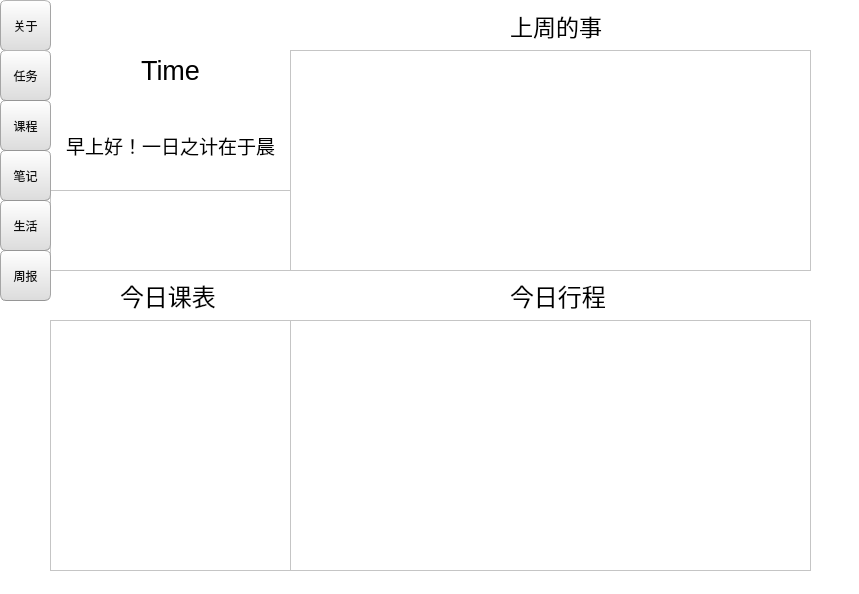
<?xml version="1.0" encoding="UTF-8"?>
<ui version="4.0">
 <class>MainWindow</class>
 <widget class="QMainWindow" name="MainWindow">
  <property name="geometry">
   <rect>
    <x>0</x>
    <y>0</y>
    <width>859</width>
    <height>594</height>
   </rect>
  </property>
  <property name="windowTitle">
   <string>MainWindow</string>
  </property>
  <property name="styleSheet">
   <string notr="true">
background-color: rgb(255, 255, 255);
</string>
  </property>
  <widget class="QWidget" name="centralwidget">
   <widget class="QLabel" name="hellolabel">
    <property name="geometry">
     <rect>
      <x>60</x>
      <y>110</y>
      <width>221</width>
      <height>71</height>
     </rect>
    </property>
    <property name="font">
     <font>
      <pointsize>16</pointsize>
     </font>
    </property>
    <property name="text">
     <string>&lt;html&gt;&lt;head/&gt;&lt;body&gt;&lt;p align=&quot;center&quot;&gt;&lt;span style=&quot; font-size:14pt;&quot;&gt;早上好！一日之计在于晨&lt;/span&gt;&lt;/p&gt;&lt;/body&gt;&lt;/html&gt;</string>
    </property>
   </widget>
   <widget class="QTextBrowser" name="picturetextBrowser">
    <property name="geometry">
     <rect>
      <x>50</x>
      <y>190</y>
      <width>241</width>
      <height>81</height>
     </rect>
    </property>
    <property name="html">
     <string>&lt;!DOCTYPE HTML PUBLIC &quot;-//W3C//DTD HTML 4.0//EN&quot; &quot;http://www.w3.org/TR/REC-html40/strict.dtd&quot;&gt;
&lt;html&gt;&lt;head&gt;&lt;meta name=&quot;qrichtext&quot; content=&quot;1&quot; /&gt;&lt;meta charset=&quot;utf-8&quot; /&gt;&lt;style type=&quot;text/css&quot;&gt;
p, li { white-space: pre-wrap; }
hr { height: 1px; border-width: 0; }
li.unchecked::marker { content: &quot;\2610&quot;; }
li.checked::marker { content: &quot;\2612&quot;; }
&lt;/style&gt;&lt;/head&gt;&lt;body style=&quot; font-family:'Microsoft YaHei UI'; font-size:9pt; font-weight:400; font-style:normal;&quot;&gt;
&lt;p style=&quot;-qt-paragraph-type:empty; margin-top:0px; margin-bottom:0px; margin-left:0px; margin-right:0px; -qt-block-indent:0; text-indent:0px;&quot;&gt;&lt;br /&gt;&lt;/p&gt;&lt;/body&gt;&lt;/html&gt;</string>
    </property>
   </widget>
   <widget class="QLabel" name="classlabel">
    <property name="geometry">
     <rect>
      <x>120</x>
      <y>280</y>
      <width>101</width>
      <height>31</height>
     </rect>
    </property>
    <property name="font">
     <font>
      <pointsize>18</pointsize>
     </font>
    </property>
    <property name="text">
     <string>今日课表</string>
    </property>
   </widget>
   <widget class="QLabel" name="arrangelabel">
    <property name="geometry">
     <rect>
      <x>510</x>
      <y>280</y>
      <width>111</width>
      <height>31</height>
     </rect>
    </property>
    <property name="font">
     <font>
      <pointsize>18</pointsize>
     </font>
    </property>
    <property name="text">
     <string>今日行程</string>
    </property>
   </widget>
   <widget class="QPushButton" name="aboutpushButton">
    <property name="geometry">
     <rect>
      <x>0</x>
      <y>0</y>
      <width>51</width>
      <height>51</height>
     </rect>
    </property>
    <property name="styleSheet">
     <string notr="true">
QPushButton{
	color:rgb(17,17,17);
	border-width: 1px;
	border-radius: 6px;
	border-bottom-color: rgb(150,150,150);
	border-right-color: rgb(165,165,165);
	border-left-color: rgb(165,165,165);
	border-top-color: rgb(180,180,180);
	border-style: solid;
	padding: 4px;
	background-color: qlineargradient(spread:pad, x1:0.5, y1:1, x2:0.5, y2:0, stop:0 rgba(220, 220, 220, 255), stop:1 rgba(255, 255, 255, 255));
}
QPushButton:hover{
	color:rgb(17,17,17);
	border-width: 1px;
	border-radius:6px;
	border-top-color: rgb(255,150,60);
	border-right-color: qlineargradient(spread:pad, x1:0, y1:1, x2:1, y2:0, stop:0 rgba(200, 70, 20, 255), stop:1 rgba(255,150,60, 255));
	border-left-color:  qlineargradient(spread:pad, x1:1, y1:0, x2:0, y2:0, stop:0 rgba(200, 70, 20, 255), stop:1 rgba(255,150,60, 255));
	border-bottom-color: rgb(200,70,20);
	border-style: solid;
	padding: 2px;
	background-color: qlineargradient(spread:pad, x1:0.5, y1:1, x2:0.5, y2:0, stop:0 rgba(220, 220, 220, 255), stop:1 rgba(255, 255, 255, 255));
}
QPushButton:default{
	color:rgb(17,17,17);
	border-width: 1px;
	border-radius:6px;
	border-top-color: rgb(255,150,60);
	border-right-color: qlineargradient(spread:pad, x1:0, y1:1, x2:1, y2:0, stop:0 rgba(200, 70, 20, 255), stop:1 rgba(255,150,60, 255));
	border-left-color:  qlineargradient(spread:pad, x1:1, y1:0, x2:0, y2:0, stop:0 rgba(200, 70, 20, 255), stop:1 rgba(255,150,60, 255));
	border-bottom-color: rgb(200,70,20);
	border-style: solid;
	padding: 2px;
	background-color: qlineargradient(spread:pad, x1:0.5, y1:1, x2:0.5, y2:0, stop:0 rgba(220, 220, 220, 255), stop:1 rgba(255, 255, 255, 255));
}
QPushButton:pressed{
	color:rgb(17,17,17);
	border-width: 1px;
	border-radius: 6px;
	border-width: 1px;
	border-top-color: rgba(255,150,60,200);
	border-right-color: qlineargradient(spread:pad, x1:0, y1:1, x2:1, y2:0, stop:0 rgba(200, 70, 20, 255), stop:1 rgba(255,150,60, 200));
	border-left-color:  qlineargradient(spread:pad, x1:1, y1:0, x2:0, y2:0, stop:0 rgba(200, 70, 20, 255), stop:1 rgba(255,150,60, 200));
	border-bottom-color: rgba(200,70,20,200);
	border-style: solid;
	padding: 2px;
	background-color: qlineargradient(spread:pad, x1:0.5, y1:0, x2:0.5, y2:1, stop:0 rgba(220, 220, 220, 255), stop:1 rgba(255, 255, 255, 255));
}
QPushButton:disabled{
	color:rgb(174,167,159);
	border-width: 1px;
	border-radius: 6px;
	background-color: qlineargradient(spread:pad, x1:0.5, y1:1, x2:0.5, y2:0, stop:0 rgba(200, 200, 200, 255), stop:1 rgba(230, 230, 230, 255));
}
</string>
    </property>
    <property name="text">
     <string>关于</string>
    </property>
   </widget>
   <widget class="QPushButton" name="weekreportpushButton">
    <property name="geometry">
     <rect>
      <x>0</x>
      <y>250</y>
      <width>51</width>
      <height>51</height>
     </rect>
    </property>
    <property name="styleSheet">
     <string notr="true">QPushButton{
	color:rgb(17,17,17);
	border-width: 1px;
	border-radius: 6px;
	border-bottom-color: rgb(150,150,150);
	border-right-color: rgb(165,165,165);
	border-left-color: rgb(165,165,165);
	border-top-color: rgb(180,180,180);
	border-style: solid;
	padding: 4px;
	background-color: qlineargradient(spread:pad, x1:0.5, y1:1, x2:0.5, y2:0, stop:0 rgba(220, 220, 220, 255), stop:1 rgba(255, 255, 255, 255));
}
QPushButton:hover{
	color:rgb(17,17,17);
	border-width: 1px;
	border-radius:6px;
	border-top-color: rgb(255,150,60);
	border-right-color: qlineargradient(spread:pad, x1:0, y1:1, x2:1, y2:0, stop:0 rgba(200, 70, 20, 255), stop:1 rgba(255,150,60, 255));
	border-left-color:  qlineargradient(spread:pad, x1:1, y1:0, x2:0, y2:0, stop:0 rgba(200, 70, 20, 255), stop:1 rgba(255,150,60, 255));
	border-bottom-color: rgb(200,70,20);
	border-style: solid;
	padding: 2px;
	background-color: qlineargradient(spread:pad, x1:0.5, y1:1, x2:0.5, y2:0, stop:0 rgba(220, 220, 220, 255), stop:1 rgba(255, 255, 255, 255));
}
QPushButton:default{
	color:rgb(17,17,17);
	border-width: 1px;
	border-radius:6px;
	border-top-color: rgb(255,150,60);
	border-right-color: qlineargradient(spread:pad, x1:0, y1:1, x2:1, y2:0, stop:0 rgba(200, 70, 20, 255), stop:1 rgba(255,150,60, 255));
	border-left-color:  qlineargradient(spread:pad, x1:1, y1:0, x2:0, y2:0, stop:0 rgba(200, 70, 20, 255), stop:1 rgba(255,150,60, 255));
	border-bottom-color: rgb(200,70,20);
	border-style: solid;
	padding: 2px;
	background-color: qlineargradient(spread:pad, x1:0.5, y1:1, x2:0.5, y2:0, stop:0 rgba(220, 220, 220, 255), stop:1 rgba(255, 255, 255, 255));
}
QPushButton:pressed{
	color:rgb(17,17,17);
	border-width: 1px;
	border-radius: 6px;
	border-width: 1px;
	border-top-color: rgba(255,150,60,200);
	border-right-color: qlineargradient(spread:pad, x1:0, y1:1, x2:1, y2:0, stop:0 rgba(200, 70, 20, 255), stop:1 rgba(255,150,60, 200));
	border-left-color:  qlineargradient(spread:pad, x1:1, y1:0, x2:0, y2:0, stop:0 rgba(200, 70, 20, 255), stop:1 rgba(255,150,60, 200));
	border-bottom-color: rgba(200,70,20,200);
	border-style: solid;
	padding: 2px;
	background-color: qlineargradient(spread:pad, x1:0.5, y1:0, x2:0.5, y2:1, stop:0 rgba(220, 220, 220, 255), stop:1 rgba(255, 255, 255, 255));
}
QPushButton:disabled{
	color:rgb(174,167,159);
	border-width: 1px;
	border-radius: 6px;
	background-color: qlineargradient(spread:pad, x1:0.5, y1:1, x2:0.5, y2:0, stop:0 rgba(200, 200, 200, 255), stop:1 rgba(230, 230, 230, 255));
}
</string>
    </property>
    <property name="text">
     <string>周报</string>
    </property>
   </widget>
   <widget class="QPushButton" name="lifepushButton">
    <property name="geometry">
     <rect>
      <x>0</x>
      <y>200</y>
      <width>51</width>
      <height>51</height>
     </rect>
    </property>
    <property name="styleSheet">
     <string notr="true">QPushButton{
	color:rgb(17,17,17);
	border-width: 1px;
	border-radius: 6px;
	border-bottom-color: rgb(150,150,150);
	border-right-color: rgb(165,165,165);
	border-left-color: rgb(165,165,165);
	border-top-color: rgb(180,180,180);
	border-style: solid;
	padding: 4px;
	background-color: qlineargradient(spread:pad, x1:0.5, y1:1, x2:0.5, y2:0, stop:0 rgba(220, 220, 220, 255), stop:1 rgba(255, 255, 255, 255));
}
QPushButton:hover{
	color:rgb(17,17,17);
	border-width: 1px;
	border-radius:6px;
	border-top-color: rgb(255,150,60);
	border-right-color: qlineargradient(spread:pad, x1:0, y1:1, x2:1, y2:0, stop:0 rgba(200, 70, 20, 255), stop:1 rgba(255,150,60, 255));
	border-left-color:  qlineargradient(spread:pad, x1:1, y1:0, x2:0, y2:0, stop:0 rgba(200, 70, 20, 255), stop:1 rgba(255,150,60, 255));
	border-bottom-color: rgb(200,70,20);
	border-style: solid;
	padding: 2px;
	background-color: qlineargradient(spread:pad, x1:0.5, y1:1, x2:0.5, y2:0, stop:0 rgba(220, 220, 220, 255), stop:1 rgba(255, 255, 255, 255));
}
QPushButton:default{
	color:rgb(17,17,17);
	border-width: 1px;
	border-radius:6px;
	border-top-color: rgb(255,150,60);
	border-right-color: qlineargradient(spread:pad, x1:0, y1:1, x2:1, y2:0, stop:0 rgba(200, 70, 20, 255), stop:1 rgba(255,150,60, 255));
	border-left-color:  qlineargradient(spread:pad, x1:1, y1:0, x2:0, y2:0, stop:0 rgba(200, 70, 20, 255), stop:1 rgba(255,150,60, 255));
	border-bottom-color: rgb(200,70,20);
	border-style: solid;
	padding: 2px;
	background-color: qlineargradient(spread:pad, x1:0.5, y1:1, x2:0.5, y2:0, stop:0 rgba(220, 220, 220, 255), stop:1 rgba(255, 255, 255, 255));
}
QPushButton:pressed{
	color:rgb(17,17,17);
	border-width: 1px;
	border-radius: 6px;
	border-width: 1px;
	border-top-color: rgba(255,150,60,200);
	border-right-color: qlineargradient(spread:pad, x1:0, y1:1, x2:1, y2:0, stop:0 rgba(200, 70, 20, 255), stop:1 rgba(255,150,60, 200));
	border-left-color:  qlineargradient(spread:pad, x1:1, y1:0, x2:0, y2:0, stop:0 rgba(200, 70, 20, 255), stop:1 rgba(255,150,60, 200));
	border-bottom-color: rgba(200,70,20,200);
	border-style: solid;
	padding: 2px;
	background-color: qlineargradient(spread:pad, x1:0.5, y1:0, x2:0.5, y2:1, stop:0 rgba(220, 220, 220, 255), stop:1 rgba(255, 255, 255, 255));
}
QPushButton:disabled{
	color:rgb(174,167,159);
	border-width: 1px;
	border-radius: 6px;
	background-color: qlineargradient(spread:pad, x1:0.5, y1:1, x2:0.5, y2:0, stop:0 rgba(200, 200, 200, 255), stop:1 rgba(230, 230, 230, 255));
}
</string>
    </property>
    <property name="text">
     <string>生活</string>
    </property>
   </widget>
   <widget class="QPushButton" name="notepushButton">
    <property name="geometry">
     <rect>
      <x>0</x>
      <y>150</y>
      <width>51</width>
      <height>51</height>
     </rect>
    </property>
    <property name="styleSheet">
     <string notr="true">QPushButton{
	color:rgb(17,17,17);
	border-width: 1px;
	border-radius: 6px;
	border-bottom-color: rgb(150,150,150);
	border-right-color: rgb(165,165,165);
	border-left-color: rgb(165,165,165);
	border-top-color: rgb(180,180,180);
	border-style: solid;
	padding: 4px;
	background-color: qlineargradient(spread:pad, x1:0.5, y1:1, x2:0.5, y2:0, stop:0 rgba(220, 220, 220, 255), stop:1 rgba(255, 255, 255, 255));
}
QPushButton:hover{
	color:rgb(17,17,17);
	border-width: 1px;
	border-radius:6px;
	border-top-color: rgb(255,150,60);
	border-right-color: qlineargradient(spread:pad, x1:0, y1:1, x2:1, y2:0, stop:0 rgba(200, 70, 20, 255), stop:1 rgba(255,150,60, 255));
	border-left-color:  qlineargradient(spread:pad, x1:1, y1:0, x2:0, y2:0, stop:0 rgba(200, 70, 20, 255), stop:1 rgba(255,150,60, 255));
	border-bottom-color: rgb(200,70,20);
	border-style: solid;
	padding: 2px;
	background-color: qlineargradient(spread:pad, x1:0.5, y1:1, x2:0.5, y2:0, stop:0 rgba(220, 220, 220, 255), stop:1 rgba(255, 255, 255, 255));
}
QPushButton:default{
	color:rgb(17,17,17);
	border-width: 1px;
	border-radius:6px;
	border-top-color: rgb(255,150,60);
	border-right-color: qlineargradient(spread:pad, x1:0, y1:1, x2:1, y2:0, stop:0 rgba(200, 70, 20, 255), stop:1 rgba(255,150,60, 255));
	border-left-color:  qlineargradient(spread:pad, x1:1, y1:0, x2:0, y2:0, stop:0 rgba(200, 70, 20, 255), stop:1 rgba(255,150,60, 255));
	border-bottom-color: rgb(200,70,20);
	border-style: solid;
	padding: 2px;
	background-color: qlineargradient(spread:pad, x1:0.5, y1:1, x2:0.5, y2:0, stop:0 rgba(220, 220, 220, 255), stop:1 rgba(255, 255, 255, 255));
}
QPushButton:pressed{
	color:rgb(17,17,17);
	border-width: 1px;
	border-radius: 6px;
	border-width: 1px;
	border-top-color: rgba(255,150,60,200);
	border-right-color: qlineargradient(spread:pad, x1:0, y1:1, x2:1, y2:0, stop:0 rgba(200, 70, 20, 255), stop:1 rgba(255,150,60, 200));
	border-left-color:  qlineargradient(spread:pad, x1:1, y1:0, x2:0, y2:0, stop:0 rgba(200, 70, 20, 255), stop:1 rgba(255,150,60, 200));
	border-bottom-color: rgba(200,70,20,200);
	border-style: solid;
	padding: 2px;
	background-color: qlineargradient(spread:pad, x1:0.5, y1:0, x2:0.5, y2:1, stop:0 rgba(220, 220, 220, 255), stop:1 rgba(255, 255, 255, 255));
}
QPushButton:disabled{
	color:rgb(174,167,159);
	border-width: 1px;
	border-radius: 6px;
	background-color: qlineargradient(spread:pad, x1:0.5, y1:1, x2:0.5, y2:0, stop:0 rgba(200, 200, 200, 255), stop:1 rgba(230, 230, 230, 255));
}
</string>
    </property>
    <property name="text">
     <string>笔记</string>
    </property>
   </widget>
   <widget class="QPushButton" name="classpushButton">
    <property name="geometry">
     <rect>
      <x>0</x>
      <y>100</y>
      <width>51</width>
      <height>51</height>
     </rect>
    </property>
    <property name="styleSheet">
     <string notr="true">QPushButton{
	color:rgb(17,17,17);
	border-width: 1px;
	border-radius: 6px;
	border-bottom-color: rgb(150,150,150);
	border-right-color: rgb(165,165,165);
	border-left-color: rgb(165,165,165);
	border-top-color: rgb(180,180,180);
	border-style: solid;
	padding: 4px;
	background-color: qlineargradient(spread:pad, x1:0.5, y1:1, x2:0.5, y2:0, stop:0 rgba(220, 220, 220, 255), stop:1 rgba(255, 255, 255, 255));
}
QPushButton:hover{
	color:rgb(17,17,17);
	border-width: 1px;
	border-radius:6px;
	border-top-color: rgb(255,150,60);
	border-right-color: qlineargradient(spread:pad, x1:0, y1:1, x2:1, y2:0, stop:0 rgba(200, 70, 20, 255), stop:1 rgba(255,150,60, 255));
	border-left-color:  qlineargradient(spread:pad, x1:1, y1:0, x2:0, y2:0, stop:0 rgba(200, 70, 20, 255), stop:1 rgba(255,150,60, 255));
	border-bottom-color: rgb(200,70,20);
	border-style: solid;
	padding: 2px;
	background-color: qlineargradient(spread:pad, x1:0.5, y1:1, x2:0.5, y2:0, stop:0 rgba(220, 220, 220, 255), stop:1 rgba(255, 255, 255, 255));
}
QPushButton:default{
	color:rgb(17,17,17);
	border-width: 1px;
	border-radius:6px;
	border-top-color: rgb(255,150,60);
	border-right-color: qlineargradient(spread:pad, x1:0, y1:1, x2:1, y2:0, stop:0 rgba(200, 70, 20, 255), stop:1 rgba(255,150,60, 255));
	border-left-color:  qlineargradient(spread:pad, x1:1, y1:0, x2:0, y2:0, stop:0 rgba(200, 70, 20, 255), stop:1 rgba(255,150,60, 255));
	border-bottom-color: rgb(200,70,20);
	border-style: solid;
	padding: 2px;
	background-color: qlineargradient(spread:pad, x1:0.5, y1:1, x2:0.5, y2:0, stop:0 rgba(220, 220, 220, 255), stop:1 rgba(255, 255, 255, 255));
}
QPushButton:pressed{
	color:rgb(17,17,17);
	border-width: 1px;
	border-radius: 6px;
	border-width: 1px;
	border-top-color: rgba(255,150,60,200);
	border-right-color: qlineargradient(spread:pad, x1:0, y1:1, x2:1, y2:0, stop:0 rgba(200, 70, 20, 255), stop:1 rgba(255,150,60, 200));
	border-left-color:  qlineargradient(spread:pad, x1:1, y1:0, x2:0, y2:0, stop:0 rgba(200, 70, 20, 255), stop:1 rgba(255,150,60, 200));
	border-bottom-color: rgba(200,70,20,200);
	border-style: solid;
	padding: 2px;
	background-color: qlineargradient(spread:pad, x1:0.5, y1:0, x2:0.5, y2:1, stop:0 rgba(220, 220, 220, 255), stop:1 rgba(255, 255, 255, 255));
}
QPushButton:disabled{
	color:rgb(174,167,159);
	border-width: 1px;
	border-radius: 6px;
	background-color: qlineargradient(spread:pad, x1:0.5, y1:1, x2:0.5, y2:0, stop:0 rgba(200, 200, 200, 255), stop:1 rgba(230, 230, 230, 255));
}
</string>
    </property>
    <property name="text">
     <string>课程</string>
    </property>
   </widget>
   <widget class="QPushButton" name="taskpushButton">
    <property name="geometry">
     <rect>
      <x>0</x>
      <y>50</y>
      <width>51</width>
      <height>51</height>
     </rect>
    </property>
    <property name="styleSheet">
     <string notr="true">QPushButton{
	color:rgb(17,17,17);
	border-width: 1px;
	border-radius: 6px;
	border-bottom-color: rgb(150,150,150);
	border-right-color: rgb(165,165,165);
	border-left-color: rgb(165,165,165);
	border-top-color: rgb(180,180,180);
	border-style: solid;
	padding: 4px;
	background-color: qlineargradient(spread:pad, x1:0.5, y1:1, x2:0.5, y2:0, stop:0 rgba(220, 220, 220, 255), stop:1 rgba(255, 255, 255, 255));
}
QPushButton:hover{
	color:rgb(17,17,17);
	border-width: 1px;
	border-radius:6px;
	border-top-color: rgb(255,150,60);
	border-right-color: qlineargradient(spread:pad, x1:0, y1:1, x2:1, y2:0, stop:0 rgba(200, 70, 20, 255), stop:1 rgba(255,150,60, 255));
	border-left-color:  qlineargradient(spread:pad, x1:1, y1:0, x2:0, y2:0, stop:0 rgba(200, 70, 20, 255), stop:1 rgba(255,150,60, 255));
	border-bottom-color: rgb(200,70,20);
	border-style: solid;
	padding: 2px;
	background-color: qlineargradient(spread:pad, x1:0.5, y1:1, x2:0.5, y2:0, stop:0 rgba(220, 220, 220, 255), stop:1 rgba(255, 255, 255, 255));
}
QPushButton:default{
	color:rgb(17,17,17);
	border-width: 1px;
	border-radius:6px;
	border-top-color: rgb(255,150,60);
	border-right-color: qlineargradient(spread:pad, x1:0, y1:1, x2:1, y2:0, stop:0 rgba(200, 70, 20, 255), stop:1 rgba(255,150,60, 255));
	border-left-color:  qlineargradient(spread:pad, x1:1, y1:0, x2:0, y2:0, stop:0 rgba(200, 70, 20, 255), stop:1 rgba(255,150,60, 255));
	border-bottom-color: rgb(200,70,20);
	border-style: solid;
	padding: 2px;
	background-color: qlineargradient(spread:pad, x1:0.5, y1:1, x2:0.5, y2:0, stop:0 rgba(220, 220, 220, 255), stop:1 rgba(255, 255, 255, 255));
}
QPushButton:pressed{
	color:rgb(17,17,17);
	border-width: 1px;
	border-radius: 6px;
	border-width: 1px;
	border-top-color: rgba(255,150,60,200);
	border-right-color: qlineargradient(spread:pad, x1:0, y1:1, x2:1, y2:0, stop:0 rgba(200, 70, 20, 255), stop:1 rgba(255,150,60, 200));
	border-left-color:  qlineargradient(spread:pad, x1:1, y1:0, x2:0, y2:0, stop:0 rgba(200, 70, 20, 255), stop:1 rgba(255,150,60, 200));
	border-bottom-color: rgba(200,70,20,200);
	border-style: solid;
	padding: 2px;
	background-color: qlineargradient(spread:pad, x1:0.5, y1:0, x2:0.5, y2:1, stop:0 rgba(220, 220, 220, 255), stop:1 rgba(255, 255, 255, 255));
}
QPushButton:disabled{
	color:rgb(174,167,159);
	border-width: 1px;
	border-radius: 6px;
	background-color: qlineargradient(spread:pad, x1:0.5, y1:1, x2:0.5, y2:0, stop:0 rgba(200, 200, 200, 255), stop:1 rgba(230, 230, 230, 255));
}
</string>
    </property>
    <property name="text">
     <string>任务</string>
    </property>
   </widget>
   <widget class="QTableWidget" name="arrangetableWidget">
    <property name="geometry">
     <rect>
      <x>290</x>
      <y>320</y>
      <width>521</width>
      <height>251</height>
     </rect>
    </property>
   </widget>
   <widget class="QLabel" name="lastweeklabel">
    <property name="geometry">
     <rect>
      <x>510</x>
      <y>10</y>
      <width>101</width>
      <height>31</height>
     </rect>
    </property>
    <property name="font">
     <font>
      <pointsize>17</pointsize>
     </font>
    </property>
    <property name="text">
     <string>上周的事</string>
    </property>
   </widget>
   <widget class="QTableWidget" name="lastweektableWidget">
    <property name="geometry">
     <rect>
      <x>290</x>
      <y>50</y>
      <width>521</width>
      <height>221</height>
     </rect>
    </property>
   </widget>
   <widget class="QLabel" name="timelabel">
    <property name="geometry">
     <rect>
      <x>60</x>
      <y>20</y>
      <width>221</width>
      <height>101</height>
     </rect>
    </property>
    <property name="font">
     <font>
      <pointsize>3</pointsize>
     </font>
    </property>
    <property name="text">
     <string>&lt;html&gt;&lt;head/&gt;&lt;body&gt;&lt;p align=&quot;center&quot;&gt;&lt;span style=&quot; font-size:20pt;&quot;&gt;Time&lt;/span&gt;&lt;/p&gt;&lt;/body&gt;&lt;/html&gt;</string>
    </property>
   </widget>
   <widget class="QTableWidget" name="classtableWidget">
    <property name="geometry">
     <rect>
      <x>50</x>
      <y>320</y>
      <width>241</width>
      <height>251</height>
     </rect>
    </property>
   </widget>
  </widget>
  <widget class="QStatusBar" name="statusbar"/>
 </widget>
 <resources/>
 <connections/>
</ui>
